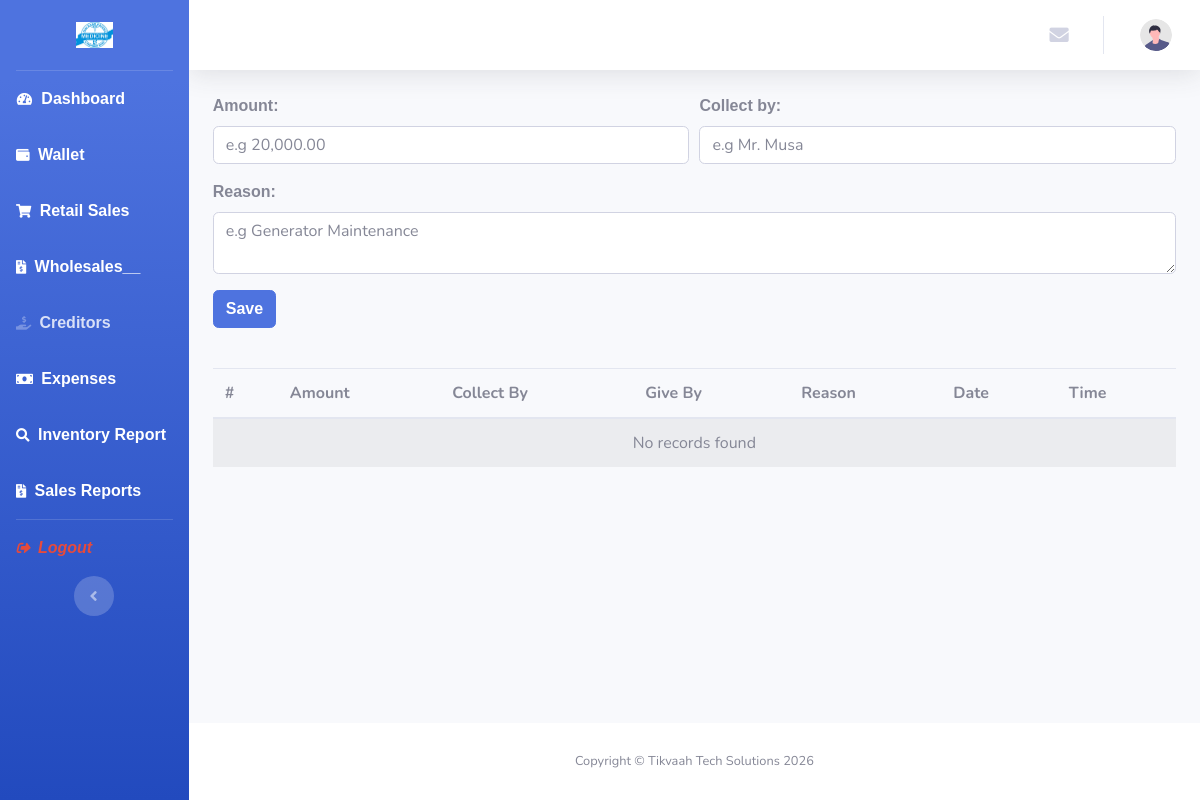
Before: /views/finance.view.php with the older database file.
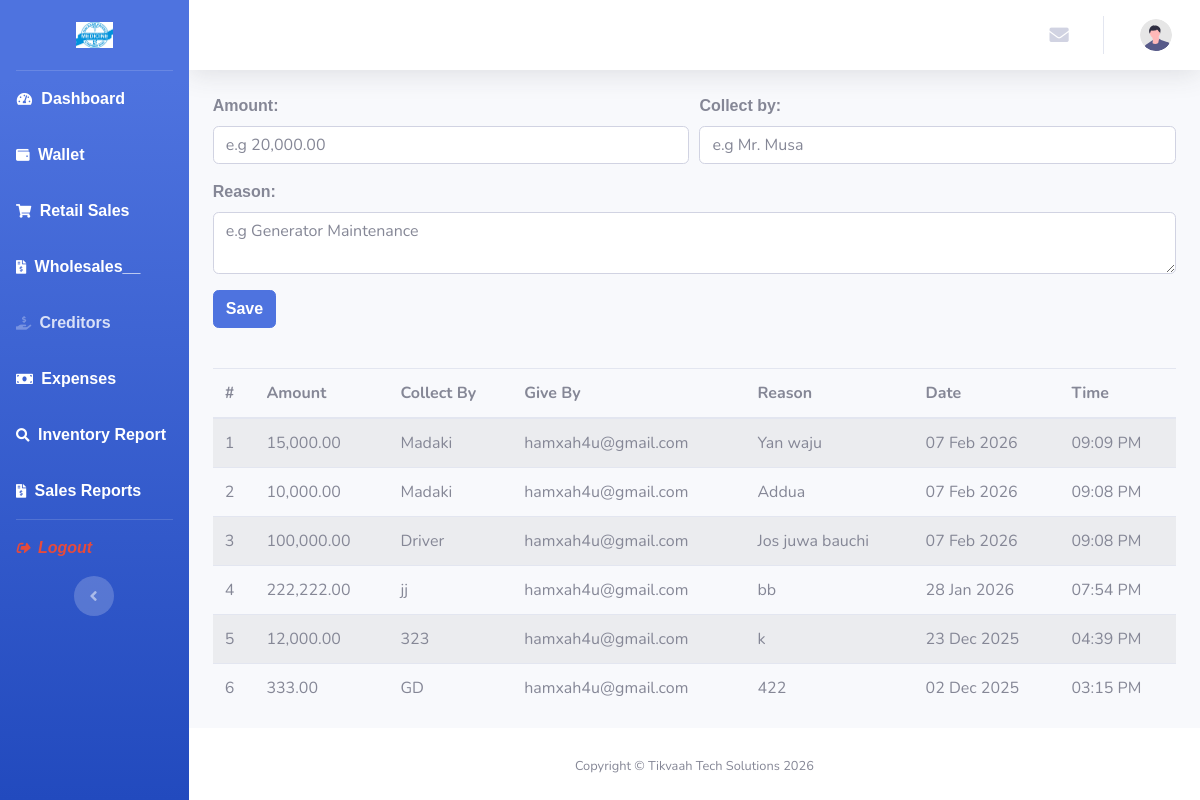
After: the same page with the newer database file.
### tables this page shows
CREATE TABLE `financecollect_tbl` (
  `id` int(11) NOT NULL,
  `Collectorname` varchar(100) NOT NULL,
  `Amount` decimal(10,2) NOT NULL,
  `Reason` text NOT NULL,
  `Givername` varchar(100) NOT NULL,
  `Dateissued` datetime NOT NULL DEFAULT current_timestamp(),
  `Timegive` datetime NOT NULL DEFAULT current_timestamp()
);

### views/finance.view.php (the view, shortened to what this page needs)
<?php
    require 'partials/header.php';
?>
<div id="wrapper">
  <?php require 'partials/sidebar.php' ?>
  <div id="content-wrapper" class="d-flex flex-column">
		<div id="content">
			<?php
					require 'partials/nav.php';
			?>
			<div class="container-fluid">
					<form id="collectBy">
            <div class="form-row">
              <div class="form-group col-md-6">
                <label><strong>Amount:</strong></label>
                <input type="number" name="amount" id="" class="form-control" placeholder="e.g 20,000.00">
              </div>
              <div class="form-group col-md-6">
                <label><strong>Collect by:</strong></label>
                <input name="collectby" placeholder="e.g Mr. Musa" type="text" class="form-control" />
              </div>
            </div>
            <div class="form-row">
              <div class="form-group col-md-12">
                <label><strong>Reason:</strong></label>
                  <textarea placeholder="e.g Generator Maintenance" name="reason" id="" class="form-control"></textarea>
              </div>
            </div>
            <button type="submit" class="btn btn-primary mb-3"><strong>Save</strong></button>
          </form>
          <table class="table table-striped mt-4" width="100%" id="collectTable">
            <thead>
              <tr>
                <th>#</th>
                <th>Amount</th>
                <th>Collect By</th>
                <th>Give By</th>
                <th>Reason</th>
                <th>Date</th>
                <th>Time</th>
              </tr>
            </thead>
            <tbody>
              <?php
                $db = new Database();
                $conn = $db->conn;
                $query = "SELECT * FROM financecollect_tbl order by Dateissued DESC, Timegive DESC";
                $stmt = $conn->prepare($query);
                $stmt->execute();
                $result = $stmt->fetchAll(PDO::FETCH_ASSOC);
                if($result):
                  foreach($result as $key => $row):?>
                    <tr>
                      <td><?= $key + 1 ?></td>
                      <td><?= number_format($row['Amount'], 2) ?></td>
                      <td><?= htmlspecialchars($row['Collectorname']) ?></td>
                      <td><?= htmlspecialchars($row['Givername']) ?></td>
                      <td><?= htmlspecialchars($row['Reason']) ?></td>
                      <td><?= date('d M Y', strtotime($row['Dateissued'])) ?></td>
                      <td><?= date('h:i A', strtotime($row['Timegive'])) ?></td>
                    </tr>
              <?php endforeach?>
              <?php else: ?>
                <tr>
                  <td colspan="8" class="text-center">No records found</td>
                </tr>
              <?php endif; ?>
            </tbody>
          </table>
			</div>
		</div>
<?php
  require 'partials/footer.php';
?>

### views/partials/header.php (shortened to what this page needs)
<!DOCTYPE html>
<html lang="en">
<head>
    <link href="vendor/fontawesome-free/css/all.min.css" rel="stylesheet" type="text/css">
    <link href="css/sb-admin-2.min.css" rel="stylesheet">
    <link href="vendor/datatables/dataTables.bootstrap4.min.css" rel="stylesheet">
    <link rel="stylesheet" href="css/icofont/icofont.min.css">
    <link rel="stylesheet" href="css/select2.min.css">
    <link rel="stylesheet" href="css/select2-bootstrap4.min.css">
</head>
<body id="page-top">

### views/partials/sidebar.php (shortened to what this page needs)
<ul class="navbar-nav bg-gradient-primary sidebar sidebar-dark accordion" id="accordionSidebar">
  <a class="sidebar-brand d-flex align-items-center justify-content-center" href="/dashboard">
    <div class="sidebar-brand-icon rotate-n-15">
    </div>
    <div class="sidebar-brand-text mx-3">
      <img src="../../img/logo.jpg" alt="" style="width: 30%;">
    </div>
  </a>
  <hr class="sidebar-divider my-0">
  <li class="nav-item active">
    <a class="nav-link" href="/dashboard">
      <i class="fas fa-fw fa-tachometer-alt"></i>
      <strong>Dashboard</strong></a>
  </li>
  <li class="nav-item active">
    <a class="nav-link" href="/wallet">
      <i class="fas fa-wallet"></i>
      <strong>Wallet</strong></a>
  </li>
  <?php  if($_SESSION['role'] == 'Admin'):?>
  <li class="nav-item active">
    <a class="nav-link" href="/users">
      <i class="fas fa-fw fa-user"></i>
      <strong>Manage Users </strong></a>
  </li>
  <li class="nav-item active">
    <a class="nav-link" href="/retails">
      <i class="fas fa-shopping-cart"></i>
      <strong>Retail Sales</strong></a>
  </li>
  <!-- <li class="nav-item active">
                    <a class="nav-link" href="/billing">
                        <i class="fas fa-shopping-cart"></i>
                       <strong>Retail Sales</strong></a>
                </li> -->
  <!-- <li class="nav-item active">
    <a class="nav-link" href="/servicebilling">
      <i class="fas fa-warehouse"></i>
      <strong>Wholesale</strong></a>
  </li> -->
  <li class="nav-item active">
    <a class="nav-link" href="/wholesale">
      <i class="fas fa-warehouse"></i>
      <strong>Wholesale</strong></a>
  </li>
  <li class="nav-item active">
    <a class="nav-link collapsed" href="#" data-toggle="collapse" data-target="#collapseTwo" aria-expanded="true"
      aria-controls="collapseTwo">
      <i class="fas fa-hand-holding-usd"></i><strong>Creditors</strong>
      <span></span>
    </a>
    <div id="collapseTwo" class="collapse" aria-labelledby="headingTwo" data-parent="#accordionSidebar">
      <div class="bg-white py-2 collapse-inner rounded">
        <a class="collapse-item" href="/viewcreditors"><strong>View Creditors</strong></a>
      </div>
    </div>
  </li>
  <!-- <li class="nav-item active">
                    <a class="nav-link" href="/creditbilling">
                        <i class="fas fa-hand-holding-usd"></i>
                       Creditors Bill</a>
                </li> -->
  <li class="nav-item active">
    <a class="nav-link" href="/finance">
      <i class="fas fa-wallet me-2"></i>
      <strong>Expenses</strong>
    </a>
  </li>
  <!-- <li class="nav-item active">
                    <a class="nav-link" href="/unit">
                    <i class="fas fa-boxes"></i>
                    <strong>Manage Store</strong></a>
                </li> -->
  <!-- <li class="nav-item active">
                    <a class="nav-link" href="/product">
                    <i class="fas fa-shopping-cart"></i>
                    Manage Product</a>
                </li> -->
  <li class="nav-item active">
    <a class="nav-link" href="/supply">
      <i class="fas fa-truck"></i>
      <strong>Manage Supply</strong></a>
  </li>
  <li class="nav-item active">
    <a class="nav-link" href="/inventoryreport">
      <i class="fas fa-search"></i>
      <strong>Inventory Report</strong></a>
  </li>
  <li class="nav-item active">
    <a class="nav-link" href="report">
      <i class="fas fa-file-invoice-dollar"></i>
      <strong>Sales Reports</strong>
    </a>
  </li>
  <li class="nav-item active">
    <a class="nav-link" href="/chart">
      <i class="fas fa-chart-line"></i>
      <strong>Sales Analytics</strong>
    </a>
  </li>
  <li class="nav-item active">
    <a class="nav-link" href="/inventory-reconciliation" id="compareStockBtn">
      <i class="fas fa-balance-scale"></i>
      <strong>Inventory Rec.</strong>
    </a>
  </li>
  <?php else: ?>
  <li class="nav-item active">
    <a class="nav-link" href="/retails">
      <i class="fas fa-shopping-cart"></i>
      <strong>Retail Sales</strong></a>
  </li>
  <li class="nav-item active">
    <a class="nav-link" href="/servicebilling">
      <i class="fas fa-file-invoice-dollar"></i>
      <strong>Wholesales__</strong></a>
  </li>
  <li class="nav-item">
    <a class="nav-link collapsed" href="javascript:void(0);" data-toggle="collapse" data-target="#collapseCreditors"
      aria-expanded="false" aria-controls="collapseCreditors">
      <i class="fas fa-hand-holding-usd"></i> <strong>Creditors</strong>
    </a>
  </li>
  <li class="nav-item active">
    <a class="nav-link" href="/finance">
      <i class="fas fa-money-bill"></i>
      <strong>Expenses</strong>
    </a>
  </li>
  <li class="nav-item active">
    <a class="nav-link" href="/inventoryreport">
      <i class="fas fa-search"></i>
      <strong>Inventory Report</strong></a>
  </li>
  <li class="nav-item active">
    <a class="nav-link" href="report">
      <i class="fas fa-file-invoice-dollar"></i>
      <strong>Sales Reports</strong>
    </a>
  </li>
  <?php endif; ?>
  <hr class="sidebar-divider my-0">
  <li class="nav-item active">
    <a class="nav-link" href="/logout">
      <i class="fas fa-sign-out-alt text-danger"></i>
      <strong class="text-danger">Logout</strong>
    </a>
  </li>
  <div class="text-center d-none d-md-inline">
    <button class="rounded-circle border-0" id="sidebarToggle"></button>
  </div>
</ul>

### views/partials/nav.php (shortened to what this page needs)
<nav class="navbar navbar-expand navbar-light bg-white topbar mb-4 static-top shadow fixed">
	<ul class="navbar-nav ml-auto">
			<li class="nav-item dropdown no-arrow mx-1">
					<a class="nav-link dropdown-toggle" href="/diary" id="messagesDropdown" role="button"
							data-toggle="dropdown" aria-haspopup="true" aria-expanded="false" title="Diary">
							<i class="fas fa-envelope fa-fw" style="font-size: larger;"></i>
					</a>
			</li>
			<li class="nav-item dropdown no-arrow">
					<a class="nav-link dropdown-toggle" href="#" id="userDropdown" role="button"
							data-toggle="dropdown" aria-haspopup="true" aria-expanded="false">
							<img class="img-profile rounded-circle"
									src="img/undraw_profile.svg">
					</a>
			</li>
	</ul>
</nav>

### views/partials/footer.php (shortened to what this page needs)
<footer class="sticky-footer bg-white">
    <div class="container my-auto">
        <div class="copyright text-center my-auto">
            <span>Copyright &copy; Tikvaah Tech Solutions <?= date('Y') ?></span>
        </div>
    </div>
</footer>
</div>
        </div>
</body>
</html>

### views/partials/header.php (style rules this page uses)
.text-danger { font-style: italic; }
#wrapper { height: 100vh; overflow: hidden; }
#accordionSidebar { height: 100vh; overflow-y: auto; }
#content-wrapper { height: 100vh; overflow-y: auto; }
#accordionSidebar, #content-wrapper { scroll-behavior: smooth; }

### views/partials/sidebar.php (style rules this page uses)
strong { font-size: 12pt; font-family: Verdana, Geneva, Tahoma, sans-serif; }

Changed rows visible on the page:
added financecollect_tbl: Amount "15,000.00", Collectorname "Madaki", Givername "hamxah4u@gmail.com", Reason "Yan waju", Dateissued "07 Feb 2026", Timegive "09:09 PM"
added financecollect_tbl: Amount "10,000.00", Collectorname "Madaki", Givername "hamxah4u@gmail.com", Reason "Addua", Dateissued "07 Feb 2026", Timegive "09:08 PM"
added financecollect_tbl: Amount "100,000.00", Collectorname "Driver", Givername "hamxah4u@gmail.com", Reason "Jos juwa bauchi", Dateissued "07 Feb 2026", Timegive "09:08 PM"
added financecollect_tbl: Amount "222,222.00", Collectorname "jj", Givername "hamxah4u@gmail.com", Reason "bb", Dateissued "28 Jan 2026", Timegive "07:54 PM"
added financecollect_tbl: Amount "12,000.00", Collectorname "323", Givername "hamxah4u@gmail.com", Reason "k", Dateissued "23 Dec 2025", Timegive "04:39 PM"
added financecollect_tbl: Amount "333.00", Collectorname "GD", Givername "hamxah4u@gmail.com", Reason "422", Dateissued "02 Dec 2025", Timegive "03:15 PM"
Other visible differences:
text no longer shown: "No records found"
